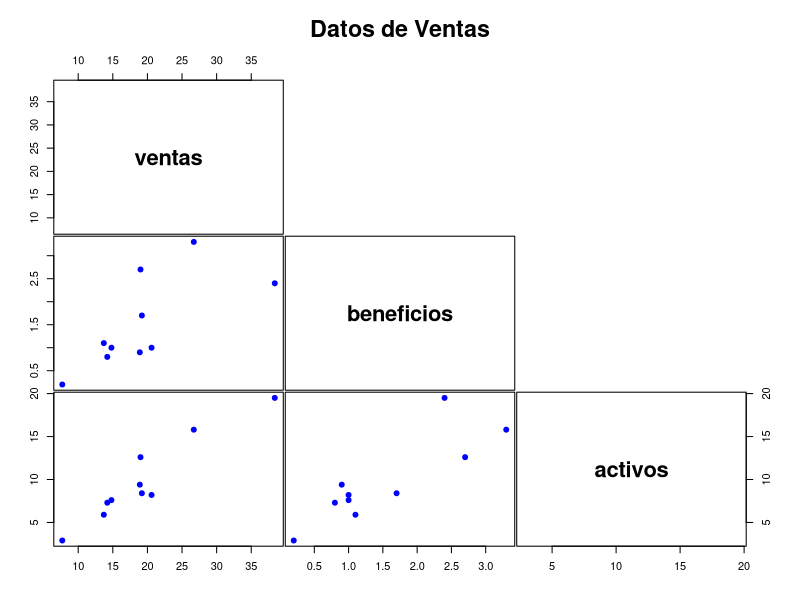
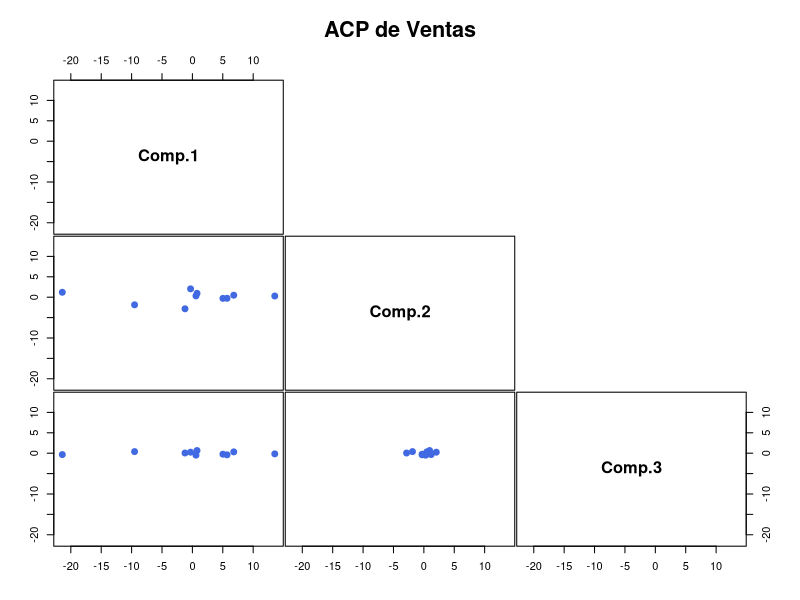
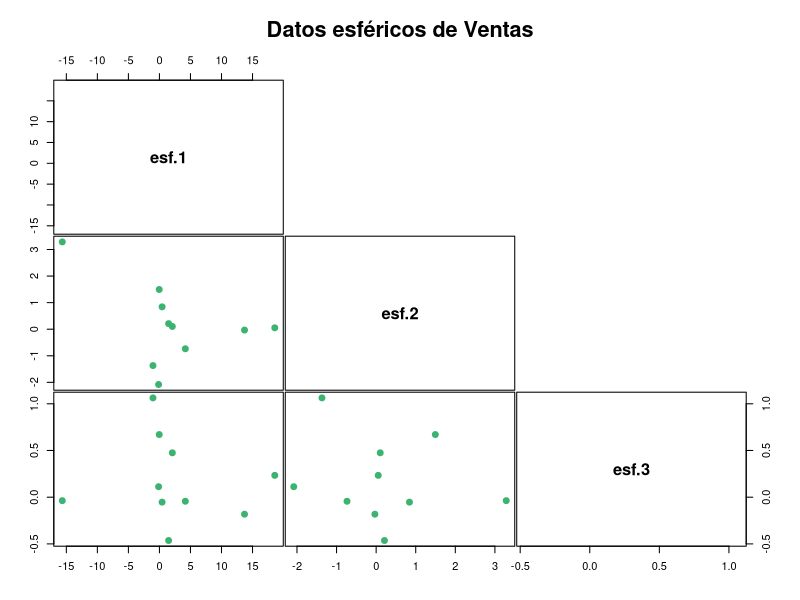
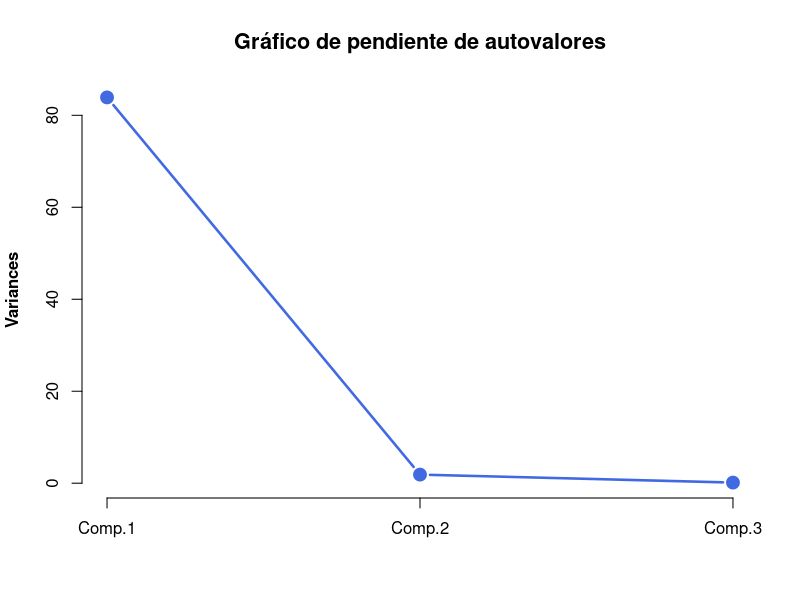
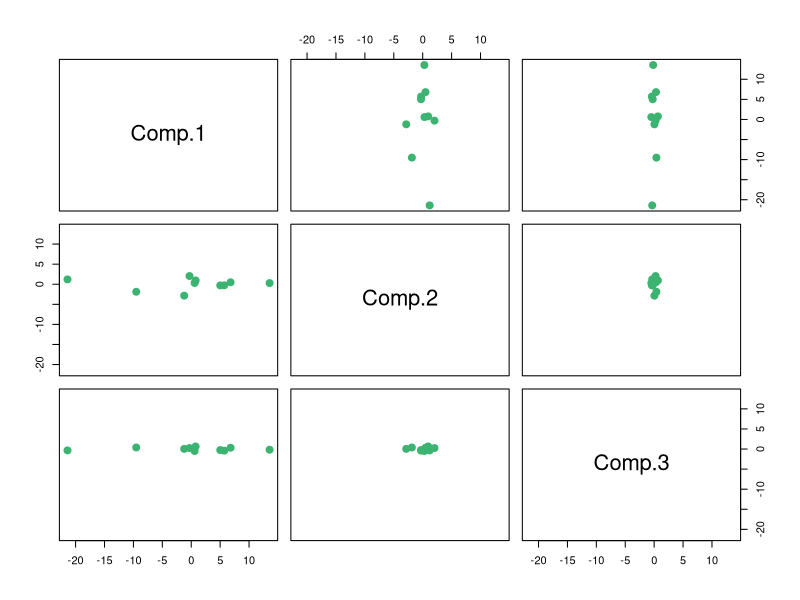
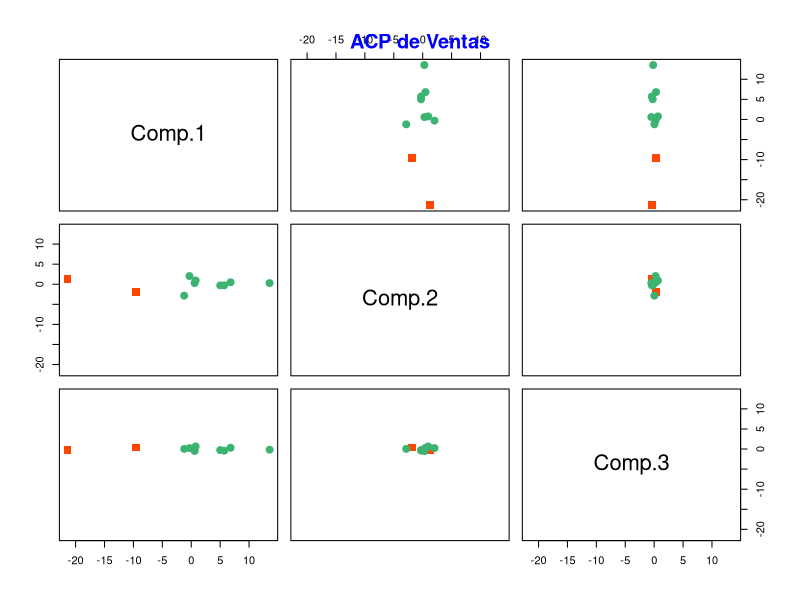

Source code (R) for these figures, in order:
## ---- chunk 1
knitr::opts_chunk$set(echo = TRUE)
## ---- chunk 2
ventas = read.table('ventas.txt')
show(ventas)
## ---- chunk 3
n = nrow(ventas)
print(c('número de filas=',n))
## ---- chunk 4
m = round(colMeans(ventas), digits = 4); 
round(m, digits = 4);
## ---- chunk 5
S = cov(ventas); 
round(S, digits = 4);
## ---- chunk 6
vt.ventas= round(sum(diag(S)), digits = 4)
vt.ventas
## ---- chunk 7
round(sqrt(diag(S)), digits = 4)
## ---- chunk 8
R = cor(ventas); 
round(R, digits = 4)
## ---- chunk 9
round(c(min(R),max(R - diag(ncol(ventas)))), digits = 4);
## ---- chunk 10
plot(ventas,pch = 19,cex = 1,upper.panel = NULL,col = 'blue', 
main = 'Datos de Ventas',cex.main = 1.4,gap = .15,cex.labels = 2,font.labels = 2)

## ---- chunk 11
help("princomp");
## ---- chunk 12
pc = princomp(ventas) 
pc[1:7]
## ---- chunk 13
var = with(pc, sdev^2)
round(var, digits = 4)
## ---- chunk 14
sc = 1 - (1/n)

## ---- chunk 15
var.eq = (1/sc)*var
round(var.eq, digits = 4)
## ---- chunk 16
G = with(pc, loadings)[,]
round(G, digits = 4)
## ---- chunk 17
scores = data.frame(with(pc, scores));
show(scores)

## ---- chunk 18
G[,1] = -G[,1];
round(G[,1], digits =  4)  
## ---- chunk 19
scores[,1] = -scores[,1]
round(scores[,1], digits =  4) 
## ---- chunk 20
m.cp = round(colMeans(scores), digits = 4)
m.cp
## ---- chunk 21
S.cp= round(cov(scores), digits =  4)
S.cp
## ---- chunk 22
VT.cp = round(sum(diag(cov(scores))),digits = 4)
VT.cp
## ---- chunk 23
r = with(scores, range(Comp.1));

plot(scores, pch = 19, cex = 1.2, upper.panel = NULL, col = 'royalblue', main = 'ACP de Ventas', cex.main = 1.3,xlim = r, 
ylim = r,gap = .15,cex.labels = 1.5,font.labels = 2)
## ---- chunk 24
plot(scores/sqrt(var), pch = 19,cex = 1.2, upper.panel = NULL, col = 'mediumseagreen', main = 'Datos esféricos de Ventas',labels = paste0('esf.',c(1:5)),cex.main = 1.3, gap = .15,cex.labels = 1.5,
font.labels = 2)
## ---- chunk 25
prop = S.cp/VT.cp; 
acum = cumsum(prop)
table = round(data.frame(S.cp,prop,acum, row.names =NULL ),digits = 4)
cat('', sep = '\n');

## ---- chunk 26
prop
## ---- chunk 27
acum
## ---- chunk 28
show(table)
## ---- chunk 29
plot(pc, type = 'l', col = 'royalblue', 
pch = 19, lwd = 2.5, cex = 1.5, 
main = 'Gráfico de pendiente de autovalores',
font.lab = 2,
cex.main = 1.3)
## ---- chunk 30
1/sqrt(3)
## ---- chunk 31
cons = -colMeans(ventas) %*% G[,1]; 
colnames(cons) = 'cons';
cat('', sep = '\n'); round(cons[,], d = 4);
## ---- chunk 32
cat('', sep = '\n'); 
mat<-data.frame(pc.1 = round((1/sqrt(3))*(scores[,1] - cons), digits = 4), n.media = rowMeans(ventas))  

cat('', sep = '\n'); 
round(G[,2], digits = 4)
show(mat)
## ---- chunk 33
round(G[,3], digits = 4)
## ---- chunk 34
cat('', sep = '\n'); round(cor(data.frame(ventas,scores[,1:2]))[1:3,1:3], digits = 4) 
## ---- chunk 35
plot(scores, pch = 19, 
col = 'mediumseagreen', cex = 1.4, 
xlim = r, ylim = r);

#lineas de referencia
abline(h = 0, v = 0, lty = '1373', col = 'black',lwd = 1);

#identificar individuos
lab = c(1:n); 
text(scores, labels = lab, font = 2, col = 'navy',cex = 1.5, pos = 1) 

## ---- chunk 36
#seleccionar individuos
lab.plot = rep('',n);  
lab.plot[1] = 'Std.1   '
lab.plot[c(2,28,66,81)] = paste0('Std.',c(2,28,66,81));

# vectorizar cex, pch, col, y pos 
cex.plot = rep(1.4,n);
cex.plot[c(1,2,28,66,81)] = 1.6;
pch.plot = rep(19,n);
pch.plot[c(1,2,28,66,81)] = 15;
col.plot = rep('mediumseagreen',n);
col.plot[c(1,2,28,66,81)] = 'orangered';
pos.plot = rep(1,n); 
pos.plot[1] = 3;

plot(scores, pch = pch.plot, col = col.plot, cex = cex.plot, xlim = r, ylim = r, col.lab = 'royalblue', font.lab = 2, cex.lab = 1.2)  ;
#box(lwd = 2);

#  líneas de referencia
abline(h = 0, v = 0, lty = '1373', col = 'brown',lwd = 2) 
points(.0,.0,pch = 16, cex = 1.2, col = 'firebrick1')

# identificar individuos 
text(scores, labels = lab.plot, font = 2, col = 'navy', cex = 1., pos = pos.plot) 

title('ACP de Ventas', col.main = 'Blue',cex.main = 1.2)
## ---- chunk 37
cat('',sep = '\n'); round(G[,1:2], digits = 4);
cat('',sep = '\n'); ventas[c(1,2), ]

